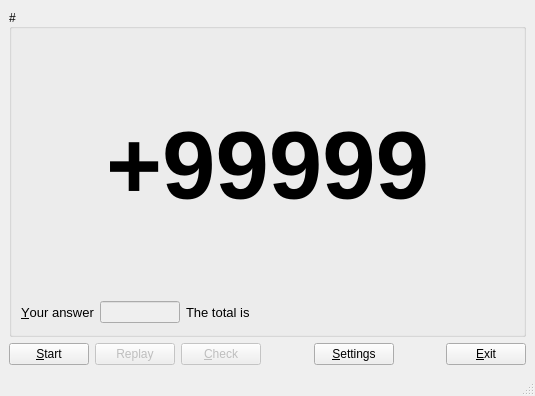
<?xml version="1.0" encoding="UTF-8"?>
<ui version="4.0">
 <class>MainWindow</class>
 <widget class="QMainWindow" name="MainWindow">
  <property name="geometry">
   <rect>
    <x>0</x>
    <y>0</y>
    <width>535</width>
    <height>396</height>
   </rect>
  </property>
  <property name="windowTitle">
   <string>Mental Calculation</string>
  </property>
  <property name="windowIcon">
   <iconset>
    <normaloff>img/calculator.png</normaloff>img/calculator.png</iconset>
  </property>
  <widget class="QWidget" name="centralwidget">
   <layout class="QGridLayout" name="gridLayout">
    <item row="0" column="0">
     <widget class="QGroupBox" name="gb_number">
      <property name="layoutDirection">
       <enum>Qt::LeftToRight</enum>
      </property>
      <property name="title">
       <string>#</string>
      </property>
      <property name="alignment">
       <set>Qt::AlignLeading|Qt::AlignLeft|Qt::AlignVCenter</set>
      </property>
      <layout class="QGridLayout" name="gridLayout_3">
       <item row="0" column="0" colspan="4">
        <widget class="QLabel" name="label">
         <property name="sizePolicy">
          <sizepolicy hsizetype="Preferred" vsizetype="Preferred">
           <horstretch>0</horstretch>
           <verstretch>0</verstretch>
          </sizepolicy>
         </property>
         <property name="minimumSize">
          <size>
           <width>290</width>
           <height>0</height>
          </size>
         </property>
         <property name="font">
          <font>
           <pointsize>72</pointsize>
           <weight>75</weight>
           <bold>true</bold>
          </font>
         </property>
         <property name="text">
          <string>+99999</string>
         </property>
         <property name="alignment">
          <set>Qt::AlignCenter</set>
         </property>
        </widget>
       </item>
       <item row="1" column="0">
        <widget class="QLabel" name="l_answer">
         <property name="font">
          <font>
           <pointsize>10</pointsize>
          </font>
         </property>
         <property name="text">
          <string>&amp;Your answer</string>
         </property>
         <property name="buddy">
          <cstring>le_answer</cstring>
         </property>
        </widget>
       </item>
       <item row="1" column="1">
        <widget class="QLineEdit" name="le_answer">
         <property name="enabled">
          <bool>false</bool>
         </property>
         <property name="sizePolicy">
          <sizepolicy hsizetype="Fixed" vsizetype="Fixed">
           <horstretch>61</horstretch>
           <verstretch>0</verstretch>
          </sizepolicy>
         </property>
         <property name="maximumSize">
          <size>
           <width>80</width>
           <height>16777215</height>
          </size>
         </property>
         <property name="font">
          <font>
           <pointsize>9</pointsize>
           <weight>50</weight>
           <bold>false</bold>
          </font>
         </property>
         <property name="toolTip">
          <string>Type here your answer (the total)</string>
         </property>
        </widget>
       </item>
       <item row="1" column="3">
        <spacer name="horizontalSpacer_7">
         <property name="orientation">
          <enum>Qt::Horizontal</enum>
         </property>
         <property name="sizeHint" stdset="0">
          <size>
           <width>181</width>
           <height>26</height>
          </size>
         </property>
        </spacer>
       </item>
       <item row="1" column="2">
        <widget class="QLabel" name="l_total">
         <property name="font">
          <font>
           <pointsize>10</pointsize>
          </font>
         </property>
         <property name="text">
          <string>The total is </string>
         </property>
        </widget>
       </item>
      </layout>
     </widget>
    </item>
    <item row="1" column="0">
     <layout class="QHBoxLayout" name="horizontalLayout">
      <item>
       <widget class="QPushButton" name="pb_start">
        <property name="toolTip">
         <string>Start a sequence</string>
        </property>
        <property name="text">
         <string>&amp;Start</string>
        </property>
       </widget>
      </item>
      <item>
       <widget class="QPushButton" name="pb_replay">
        <property name="enabled">
         <bool>false</bool>
        </property>
        <property name="toolTip">
         <string>Replay the last sequence</string>
        </property>
        <property name="text">
         <string>Replay</string>
        </property>
       </widget>
      </item>
      <item>
       <widget class="QPushButton" name="pb_check">
        <property name="enabled">
         <bool>false</bool>
        </property>
        <property name="toolTip">
         <string>Check your answer</string>
        </property>
        <property name="text">
         <string>&amp;Check</string>
        </property>
       </widget>
      </item>
      <item>
       <spacer name="horizontalSpacer_10">
        <property name="orientation">
         <enum>Qt::Horizontal</enum>
        </property>
        <property name="sizeHint" stdset="0">
         <size>
          <width>40</width>
          <height>20</height>
         </size>
        </property>
       </spacer>
      </item>
      <item>
       <widget class="QPushButton" name="pb_settings">
        <property name="toolTip">
         <string>Go to Setttings dialog</string>
        </property>
        <property name="text">
         <string>&amp;Settings</string>
        </property>
       </widget>
      </item>
      <item>
       <spacer name="horizontalSpacer">
        <property name="orientation">
         <enum>Qt::Horizontal</enum>
        </property>
        <property name="sizeHint" stdset="0">
         <size>
          <width>40</width>
          <height>20</height>
         </size>
        </property>
       </spacer>
      </item>
      <item>
       <widget class="QPushButton" name="pb_exit">
        <property name="toolTip">
         <string>Exit the program</string>
        </property>
        <property name="text">
         <string>&amp;Exit</string>
        </property>
       </widget>
      </item>
     </layout>
    </item>
   </layout>
  </widget>
  <widget class="QStatusBar" name="statusbar"/>
 </widget>
 <resources/>
 <connections/>
</ui>
